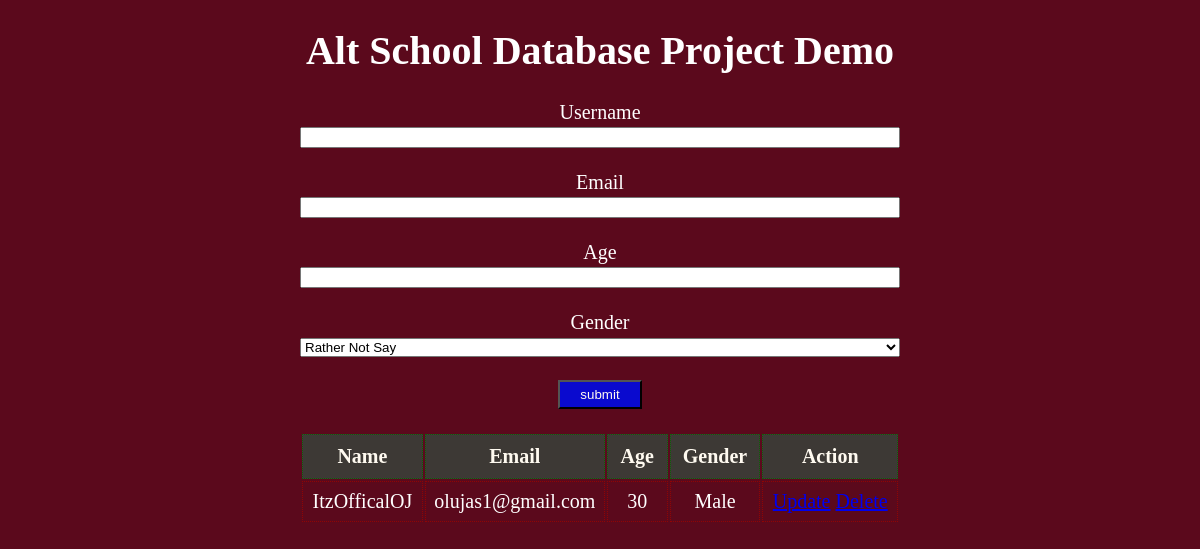
Before: / with the older database file.
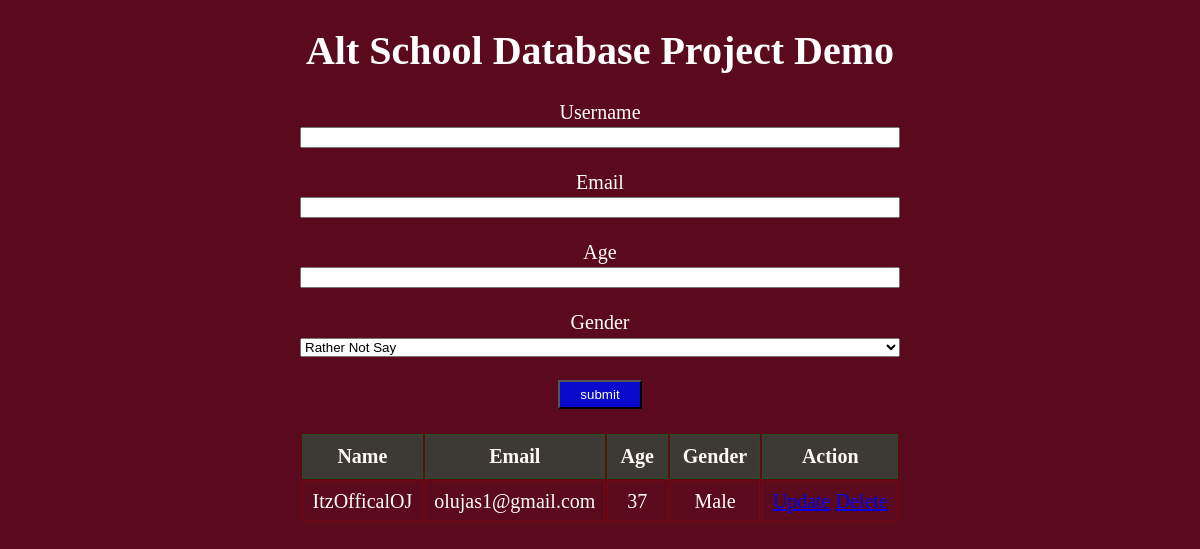
After: the same page with the newer database file.
### app.py (models this page shows, shortened)
class User(db.Model):
    __tablename__="users"
    id = db.Column(db.Integer(), primary_key=True)
    username = db.Column(db.String(255), nullable=False)
    email = db.Column(db.String(255), nullable=False)
    age = db.Column(db.Integer(), nullable=False)
    gender = db.Column(db.String(255), nullable=False)

### app.py (the view)
@app.route('/')
def index():
    users = User.query.all()
    context = {
        'users':users
    }
    return render_template("models.html", **context)

### templates/models.html (shortened to what this page needs)
<!DOCTYPE html>
<html lang="en">
  <head>
  </head>
  <body>
    <h1>Alt School Database Project Demo</h1>
    <div class="container">
      <form action="{{url_for('create_user')}}" method="POST">
        <label for="username">Username</label>
        <input type="text" name="username" id="username", required />
        <br />
        <br />
        <label for="email">Email</label>
        <input type="text" name="email" id="email", required />
        <br />
        <br />
        <label for="age">Age</label>
        <input type="number" name="age" id="age", required />
        <br />
        <br />
        <label for="gender">Gender</label>
        <select name="gender" id="gender" , required>
          <option value="Not Said" selected>Rather Not Say</option>
        </select>
        <br />
        <br />
        <button type="submit">submit</button>
      </form>
      <br />
      <div class="table_wrapper">
        <table>
          <thead>
            <th>Name</th>
            <th>Email</th>
            <th>Age</th>
            <th>Gender</th>
            <th>Action</th>
          </thead>
          <tbody>
            {% for user in users %}
            <tr>
              <td>{{user.username}}</td>
              <td>{{user.email}}</td>
              <td>{{user.age}}</td>
              <td>{{user.gender}}</td>
              <td><a href="/">Update</a> <a href="/">Delete</a></td>
            </tr>
            {% endfor %}
          </tbody>
        </table>
      </div>
    </div>
  </body>
</html>

### templates/models.html (style rules this page uses)
* { box-sizing: border-box; }
body { margin: 0; text-align: center; background-color: #5b091c; color:#fff ; font-size: 20px; }
.container { width: 50%; margin: auto; }
.container input { width: 100%; }
.container select { width: 100%; }
.table_wrapper { width: 100%; margin: 0 auto; overflow-x: auto; white-space: nowrap; }
th { width: 200px; background-color: #3d3935; color: floralwhite; padding: 10px; border: 1px dotted rgb(13, 99, 6); }
td { padding: 8px; border: 1px dotted rgb(145, 4, 4); }
button { background-color: rgb(10, 10, 207); color: floralwhite; padding: 5px 20px; cursor: pointer; }

Changed rows visible on the page:
changed User "ItzOfficalOJ": age "30" → "37"
